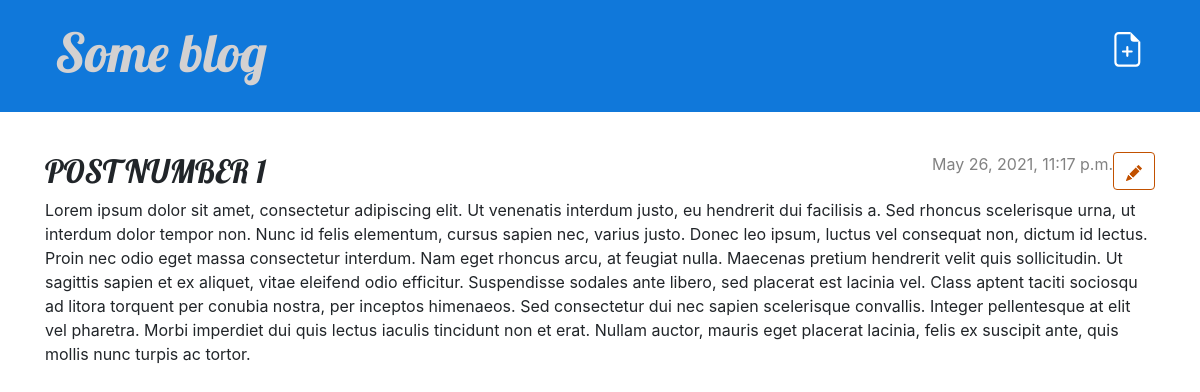
/post/1/, run on an earlier commit of the app's database.
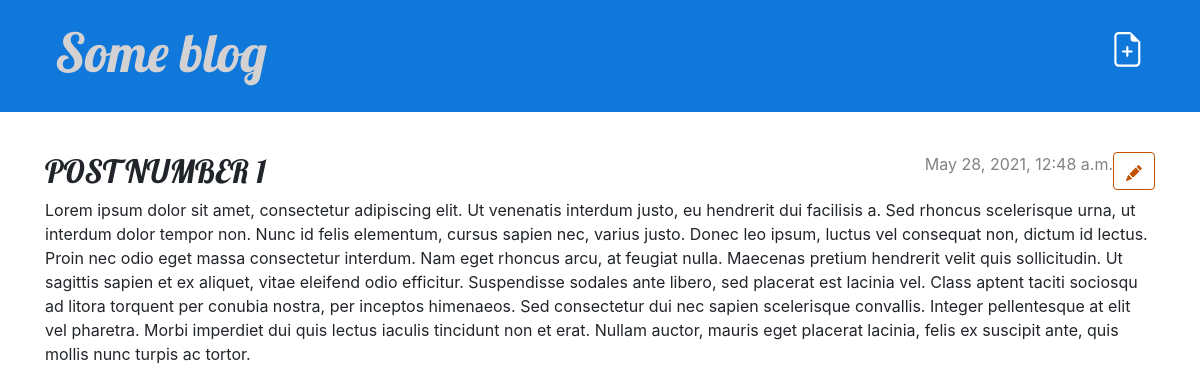
And on a later commit of the database.
### blog/models.py (models this page shows, shortened)
class Post(models.Model):
    author = models.ForeignKey(
        settings.AUTH_USER_MODEL, on_delete=models.CASCADE)
    title = models.CharField(max_length=200)
    text = models.TextField()
    created_date = models.DateTimeField(default=timezone.now)
    published_date = models.DateTimeField(blank=True, null=True)

### blog/views.py (the view)
# urls.py: path('post/<int:pk>/', views.post_detail, name='post_detail'),
def post_detail(request, pk):
    post = get_object_or_404(Post, pk=pk)
    return render(request, 'blog/post_detail.html', {'post': post})

### blog/templates/blog/post_detail.html (shortened to what this page needs)
{% extends 'blog/base.html' %}
{% block content %}
<article class="post">
    <aside class="actions">
        <a class="btn btn-default" href="{% url 'post_edit' pk=post.pk %}">
        </a>
    </aside>
    {% if post.published_date %}
    <time class="date">
        {{ post.published_date }}
    </time>
    {% endif %}
    <h2>{{ post.title }}</h2>
    <p>{{ post.text|linebreaksbr }}</p>
</article>
{% endblock %}

What changed in the data, as far as the page shows it:
changed Post "POST NUMBER 1": published_date "May 26, 2021, 11:17 p.m." → "May 28, 2021, 12:48 a.m."
